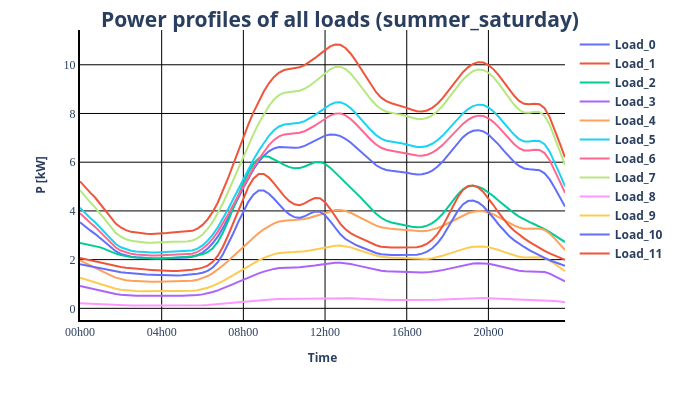
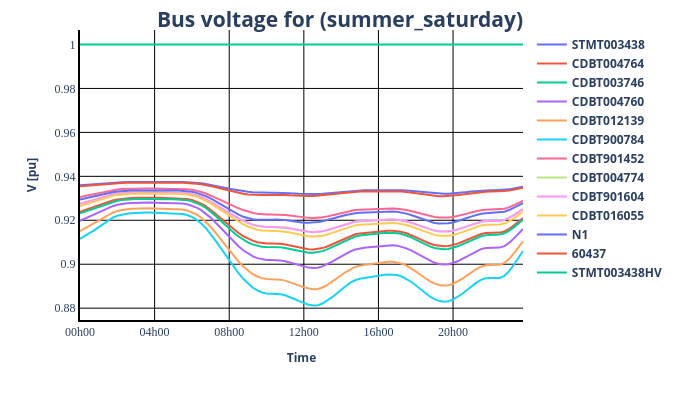

The notebook cell these images were saved under, in order:
### Markdown cell above
### Power profiles, Bus voltage, Line loading, Powerflow

### Code cell
pp_plot.plot_timeseries_result(
    data_df=p_all,
    ylabel="P [kW]",
    plot_title=f"Power profiles of all loads ({load_name})",
    filename=os.path.join(output_file_name + "_power_profiles_all_loads")
)

pp_plot.plot_timeseries_result(
    data_df=result_df["res_bus.vm_pu"],
    ylabel="V [pu]",
    plot_title=f"Bus voltage for ({load_name})",
    filename=os.path.join(output_file_name + "_voltage_result")
)

pp_plot.plot_timeseries_result(
    data_df=result_df["res_line.loading_percent"],
    ylabel="[%]",
    plot_title=f"Line loading for ({load_name})",
    filename=os.path.join(output_file_name + "_line_loading_result"),
)

for plot_time in [time(hour=12, minute=45)]:

    pp_plot.plot_timestamps_powerflow_result(
        net=net_Trey_pickle,
        plot_time=plot_time,
        filename=os.path.join(output_file_name + "_power_flow_at_" + pp_plot._time_to_str(plot_time)),
    )
    print()
